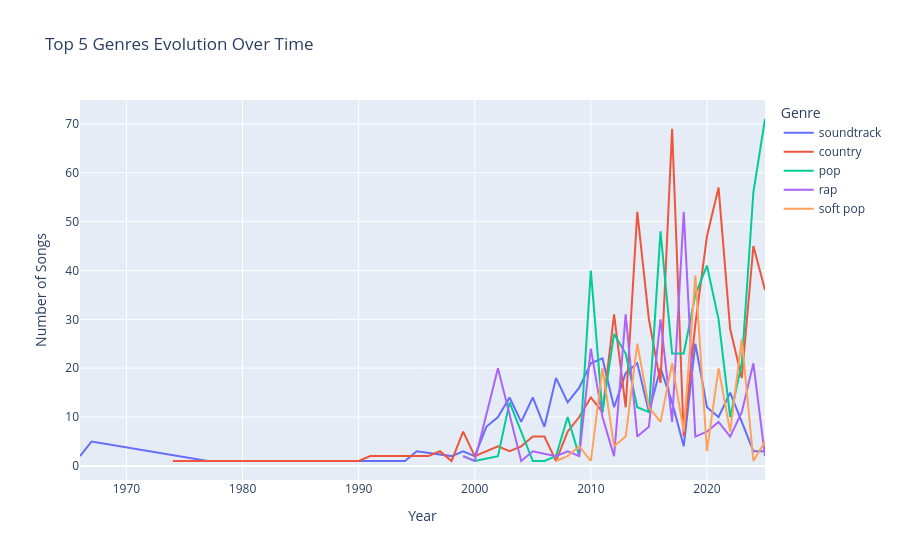

Here is the notebook cell this chart was saved with:
### Markdown cell above
> **Finding:** Explicit content grew steadily since 2015,
> reflecting a cultural shift in the platform's dominant genres.

### Code cell
# A second option for the time chart: group releases by music genre
# to see each genre's evolution over time.

# 1. Total count per genre
df_count_main = df.groupby('main_genre').size().reset_index(name='count')
df_count_main = df_count_main[df_count_main['main_genre'] != 'Unknown']
top5_genres = df_count_main.nlargest(5, 'count')['main_genre']

# 2. Filter for top 5 genres
df_year_genre = (
    df[df['main_genre'].isin(top5_genres)]
    .groupby(['year', 'main_genre'])
    .size()
    .reset_index(name='count')
)

fig = px.line(df_year_genre, x='year', y='count', color='main_genre',
              title='Top 5 Genres Evolution Over Time',
              labels={'year': 'Year', 'count': 'Number of Songs', 'main_genre': 'Genre'})
fig.show()
fig.write_image('generos_top5.png')

### Figure 1 — Plotly figure (JSON) as saved in the notebook; plotly's stock layout.template omitted (floating-point values rounded to 4 significant figures)
{"data": [{"hovertemplate": "Genre=soundtrack<br>Year=%{x}<br>Number of Songs=%{y}<extra></extra>", "legendgroup": "soundtrack", "line": {"color": "#636efa", "dash": "solid"}, "marker": {"symbol": "circle"}, "mode": "lines", "name": "soundtrack", "orientation": "v", "showlegend": true, "type": "scatter", "x": [1966, 1967, 1977, 1980, 1990, 1992, 1994, 1995, 1998, 1999, 2000, 2001, 2002, 2003, 2004, 2005, 2006, 2007, 2008, 2009, 2010, 2011, 2012, 2013, 2014, 2015, 2016, 2017, 2018, 2019, 2020, 2021, 2022, 2023, 2024, 2025], "xaxis": "x", "y": [2, 5, 1, 1, 1, 1, 1, 3, 2, 3, 2, 8, 10, 14, 9, 14, 8, 18, 13, 16, 21, 22, 12, 19, 21, 11, 20, 13, 4, 25, 12, 10, 15, 9, 3, 3], "yaxis": "y"}, {"hovertemplate": "Genre=country<br>Year=%{x}<br>Number of Songs=%{y}<extra></extra>", "legendgroup": "country", "line": {"color": "#EF553B", "dash": "solid"}, "marker": {"symbol": "circle"}, "mode": "lines", "name": "country", "orientation": "v", "showlegend": true, "type": "scatter", "x": [1974, 1980, 1982, 1990, 1991, 1992, 1993, 1994, 1995, 1996, 1997, 1998, 1999, 2000, 2002, 2003, 2004, 2005, 2006, 2007, 2008, 2009, 2010, 2011, 2012, 2013, 2014, 2015, 2016, 2017, 2018, 2019, 2020, 2021, 2022, 2023, 2024, 2025], "xaxis": "x", "y": [1, 1, 1, 1, 2, 2, 2, 2, 2, 2, 3, 1, 7, 2, 4, 3, 4, 6, 6, 1, 7, 10, 14, 11, 31, 12, 52, 30, 17, 69, 6, 29, 47, 57, 28, 18, 45, 36], "yaxis": "y"}, {"hovertemplate": "Genre=pop<br>Year=%{x}<br>Number of Songs=%{y}<extra></extra>", "legendgroup": "pop", "line": {"color": "#00cc96", "dash": "solid"}, "marker": {"symbol": "circle"}, "mode": "lines", "name": "pop", "orientation": "v", "showlegend": true, "type": "scatter", "x": [1999, 2000, 2002, 2003, 2005, 2006, 2007, 2008, 2009, 2010, 2011, 2012, 2013, 2014, 2015, 2016, 2017, 2018, 2019, 2020, 2021, 2022, 2023, 2024, 2025], "xaxis": "x", "y": [2, 1, 2, 13, 1, 1, 2, 10, 2, 40, 11, 27, 23, 12, 11, 48, 23, 23, 35, 41, 30, 10, 21, 56, 71], "yaxis": "y"}, {"hovertemplate": "Genre=rap<br>Year=%{x}<br>Number of Songs=%{y}<extra></extra>", "legendgroup": "rap", "line": {"color": "#ab63fa", "dash": "solid"}, "marker": {"symbol": "circle"}, "mode": "lines", "name": "rap", "orientation": "v", "showlegend": true, "type": "scatter", "x": [1999, 2000, 2002, 2004, 2005, 2007, 2008, 2009, 2010, 2011, 2012, 2013, 2014, 2015, 2016, 2017, 2018, 2019, 2020, 2021, 2022, 2023, 2024, 2025], "xaxis": "x", "y": [2, 1, 20, 1, 3, 2, 3, 2, 24, 10, 2, 31, 6, 8, 30, 9, 52, 6, 7, 9, 6, 11, 21, 2], "yaxis": "y"}, {"hovertemplate": "Genre=soft pop<br>Year=%{x}<br>Number of Songs=%{y}<extra></extra>", "legendgroup": "soft pop", "line": {"color": "#FFA15A", "dash": "solid"}, "marker": {"symbol": "circle"}, "mode": "lines", "name": "soft pop", "orientation": "v", "showlegend": true, "type": "scatter", "x": [2007, 2008, 2009, 2010, 2011, 2012, 2013, 2014, 2015, 2016, 2017, 2018, 2019, 2020, 2021, 2022, 2023, 2024, 2025], "xaxis": "x", "y": [1, 2, 4, 1, 20, 4, 6, 25, 12, 9, 21, 7, 39, 3, 20, 7, 26, 1, 5], "yaxis": "y"}], "layout": {"legend": {"title": {"text": "Genre"}, "tracegroupgap": 0}, "title": {"text": "Top 5 Genres Evolution Over Time"}, "xaxis": {"anchor": "y", "domain": [0, 1], "title": {"text": "Year"}}, "yaxis": {"anchor": "x", "domain": [0, 1], "title": {"text": "Number of Songs"}}}}
